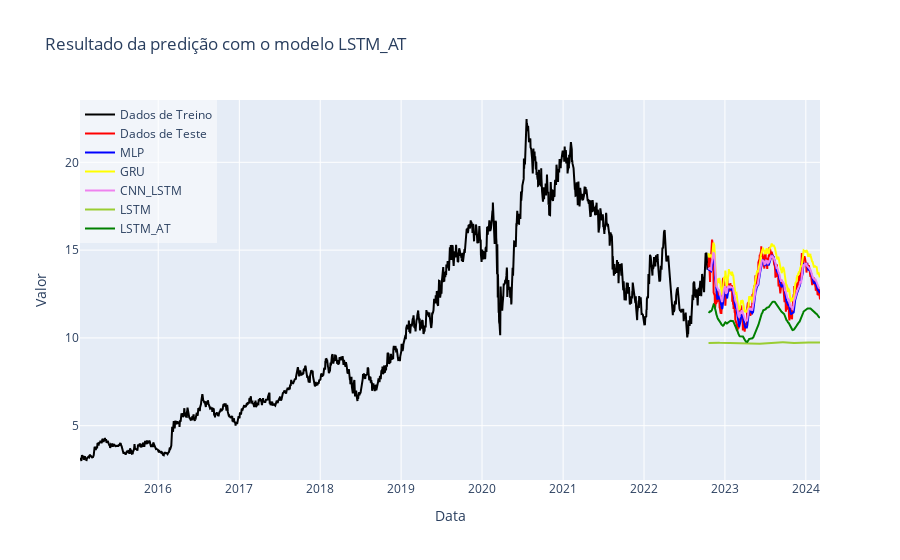

The notebook cell this image was saved under:
### Code cell
import plotly.graph_objects as go

# Cria um gráfico de linha usando o Plotly
fig = go.Figure()

# Adiciona os valores reais ao gráfico
#fig.add_trace(go.Scatter(x=T_test, y=y_test_real, mode='lines', name='Real', line=dict(color='red')))
fig.add_trace(go.Scatter(x=T_train, y=y_train_real, mode='lines',name="Dados de Treino",line=dict(color='black')))
fig.add_trace(go.Scatter(x=T_test, y=y_test_real, mode='lines', name="Dados de Teste", line=dict(color='red')))

# Adiciona os valores preditos ao gráfico
colors=['blue', 'yellow', 'violet', 'yellowgreen', 'green']
for i in range(predictions.shape[1]):
    fig.add_trace(go.Scatter(x=T_test, y=predictions[:,i], mode='lines', name=f'{list(trained_best_models.keys())[i]}', line=dict(color=colors[i])))

# Configura o layout do gráfico
fig.update_layout(
    title=f'Resultado da predição com o modelo {model_name}',
    xaxis_title='Data',
    yaxis_title='Valor',
    showlegend=True,
    legend=dict(x=0, y=1, bgcolor='rgba(255, 255, 255, 0.5)')
)

# Exibe o gráfico
fig.show()

### Figure 1 — Plotly figure (JSON) as saved in the notebook; plotly's stock layout.template omitted (floating-point values rounded to 4 significant figures; data arrays with more than 128 entries replaced by an {"elided": "..."} marker saying what was removed)
{"data": [{"line": {"color": "black"}, "mode": "lines", "name": "Dados de Treino", "type": "scatter", "x": {"elided": "1932 str values"}, "y": {"elided": "1932 float values"}}, {"line": {"color": "red"}, "mode": "lines", "name": "Dados de Teste", "type": "scatter", "x": {"elided": "342 str values"}, "y": {"elided": "342 float values"}}, {"line": {"color": "blue"}, "mode": "lines", "name": "MLP", "type": "scatter", "x": {"elided": "342 str values"}, "y": {"elided": "342 float values"}}, {"line": {"color": "yellow"}, "mode": "lines", "name": "GRU", "type": "scatter", "x": {"elided": "342 str values"}, "y": {"elided": "342 float values"}}, {"line": {"color": "violet"}, "mode": "lines", "name": "CNN_LSTM", "type": "scatter", "x": {"elided": "342 str values"}, "y": {"elided": "342 float values"}}, {"line": {"color": "yellowgreen"}, "mode": "lines", "name": "LSTM", "type": "scatter", "x": {"elided": "342 str values"}, "y": {"elided": "342 float values"}}, {"line": {"color": "green"}, "mode": "lines", "name": "LSTM_AT", "type": "scatter", "x": {"elided": "342 str values"}, "y": {"elided": "342 float values"}}], "layout": {"legend": {"bgcolor": "rgba(255, 255, 255, 0.5)", "x": 0, "y": 1}, "showlegend": true, "title": {"text": "Resultado da predição com o modelo LSTM_AT"}, "xaxis": {"title": {"text": "Data"}}, "yaxis": {"title": {"text": "Valor"}}}}
